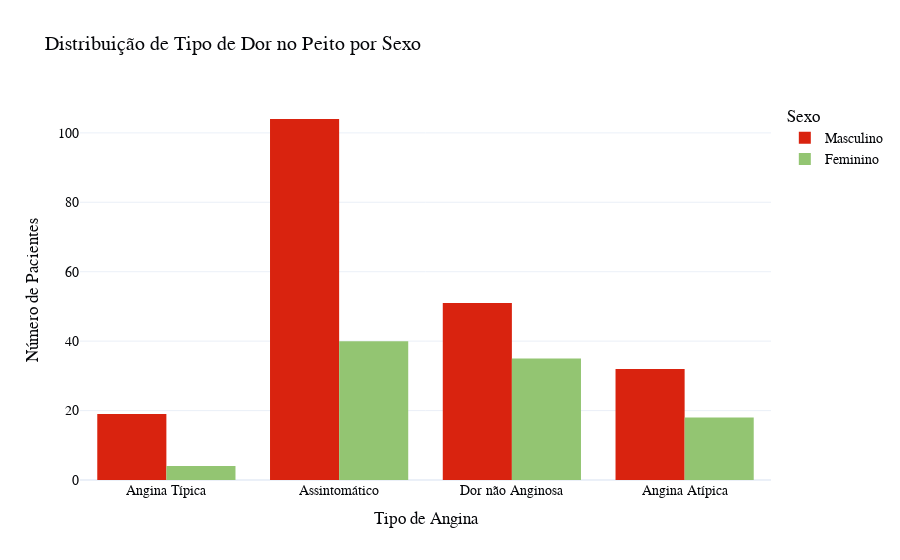

Notebook code for this chart:
### Code cell
sex_map = {1: 'Masculino', 0: 'Feminino'}

df['sex_labels'] = df['sex'].map(sex_map)

# Histograma

cp_sex = px.histogram(

    df,
    x = 'cp_labels',
    color = 'sex_labels',
    barmode = 'group',  # para barras agrupadas, use barmode='stack' se quiser empilhadas
    title="Distribuição de Tipo de Dor no Peito por Sexo",
    labels={'sex_labels': 'Sexo', 'cp_labels': 'Tipo de Angina', 'count': 'Número de Pacientes'},

    # Cores

    color_discrete_map={"Masculino": color_pal[3], "Feminino": color_pal[4]}
)

# Layout

cp_sex.update_layout(

    font=dict(family ="Fira Code, sans-serif", color = color_pal[0], size=14),
    title_font= dict(size = 20, color = color_pal[0]),

    xaxis_title="Tipo de Angina",
    yaxis_title="Número de Pacientes",
    legend_title="Sexo",
    template="plotly_white",


)


cp_sex.show()

### Figure 1 — Plotly figure (JSON) as saved in the notebook; plotly's stock layout.template omitted (floating-point values rounded to 4 significant figures; data arrays with more than 128 entries replaced by an {"elided": "..."} marker saying what was removed)
{"data": [{"alignmentgroup": "True", "bingroup": "x", "hovertemplate": "Sexo=Masculino<br>Tipo de Angina=%{x}<br>count=%{y}<extra></extra>", "legendgroup": "Masculino", "marker": {"color": "#D9230F", "pattern": {"shape": ""}}, "name": "Masculino", "offsetgroup": "Masculino", "orientation": "v", "showlegend": true, "type": "histogram", "x": {"elided": "206 str values"}, "xaxis": "x", "yaxis": "y"}, {"alignmentgroup": "True", "bingroup": "x", "hovertemplate": "Sexo=Feminino<br>Tipo de Angina=%{x}<br>count=%{y}<extra></extra>", "legendgroup": "Feminino", "marker": {"color": "#93C572", "pattern": {"shape": ""}}, "name": "Feminino", "offsetgroup": "Feminino", "orientation": "v", "showlegend": true, "type": "histogram", "x": ["Angina Atípica", "Assintomático", "Assintomático", "Angina Atípica", "Dor não Anginosa", "Angina Típica", "Dor não Anginosa", "Dor não Anginosa", "Angina Típica", "Angina Típica", "Assintomático", "Angina Atípica", "Assintomático", "Dor não Anginosa", "Angina Atípica", "Assintomático", "Dor não Anginosa", "Dor não Anginosa", "Dor não Anginosa", "Dor não Anginosa", "Dor não Anginosa", "Assintomático", "Dor não Anginosa", "Assintomático", "Dor não Anginosa", "Assintomático", "Dor não Anginosa", "Dor não Anginosa", "Assintomático", "Assintomático", "Dor não Anginosa", "Assintomático", "Assintomático", "Dor não Anginosa", "Assintomático", "Assintomático", "Angina Atípica", "Assintomático", "Assintomático", "Dor não Anginosa", "Angina Atípica", "Dor não Anginosa", "Assintomático", "Dor não Anginosa", "Dor não Anginosa", "Assintomático", "Angina Atípica", "Angina Atípica", "Assintomático", "Assintomático", "Assintomático", "Assintomático", "Angina Atípica", "Assintomático", "Dor não Anginosa", "Assintomático", "Angina Atípica", "Assintomático", "Assintomático", "Dor não Anginosa", "Assintomático", "Dor não Anginosa", "Assintomático", "Angina Atípica", "Assintomático", "Assintomático", "Dor não Anginosa", "Dor não Anginosa", "Dor não Anginosa", "Assintomático", "Angina Atípica", "Dor não Anginosa", "Dor não Anginosa", "Assintomático", "Angina Atípica", "Dor não Anginosa", "Angina Atípica", "Angina Atípica", "Assintomático", "Dor não Anginosa", "Dor não Anginosa", "Dor não Anginosa", "Assintomático", "Dor não Anginosa", "Dor não Anginosa", "Angina Atípica", "Angina Típica", "Assintomático", "Dor não Anginosa", "Dor não Anginosa", "Assintomático", "Assintomático", "Assintomático", "Angina Atípica", "Assintomático", "Assintomático", "Angina Atípica"], "xaxis": "x", "yaxis": "y"}], "layout": {"barmode": "group", "font": {"color": "#050609", "family": "Fira Code, sans-serif", "size": 14}, "legend": {"title": {"text": "Sexo"}, "tracegroupgap": 0}, "title": {"font": {"color": "#050609", "size": 20}, "text": "Distribuição de Tipo de Dor no Peito por Sexo"}, "xaxis": {"anchor": "y", "domain": [0, 1], "title": {"text": "Tipo de Angina"}}, "yaxis": {"anchor": "x", "domain": [0, 1], "title": {"text": "Número de Pacientes"}}}}
